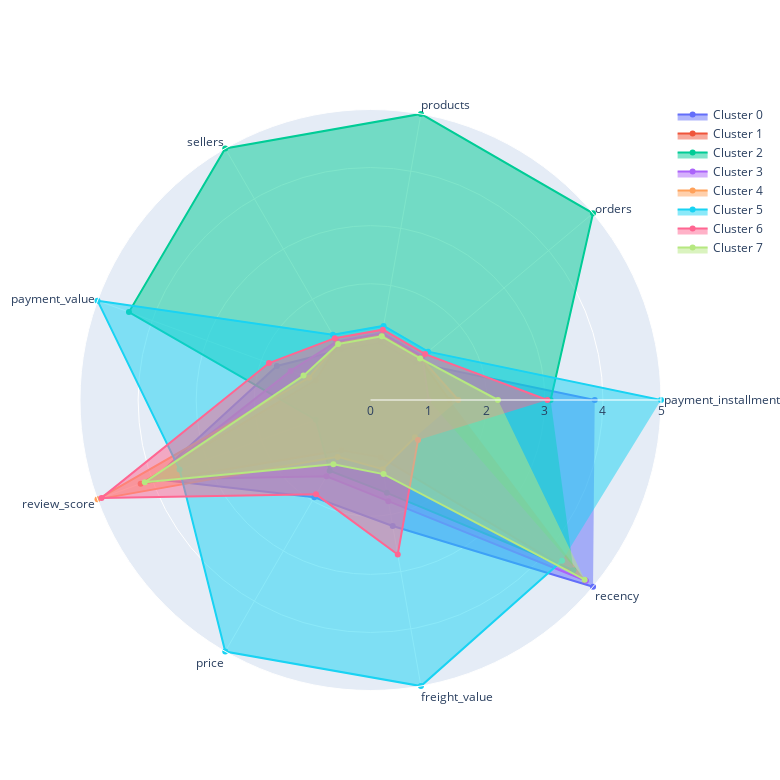

This figure's notebook cell:
### Code cell
# Créer une figure en radar pour chaque cluster
fig = go.Figure()

for cluster, row in df_mms.iterrows():
    values = row.values.tolist()
    

    

    fig.add_trace(go.Scatterpolar(
        r=values,
        theta=num_cols,
        fill='toself',
        name=f'Cluster {cluster}'
    ))

# Mettre en forme la figurenum_cols,
fig.update_layout(
    polar=dict(
        radialaxis=dict(
            visible=True,
            range=[0, 5]
        ),
    ),
    showlegend=True,
    width=780,
    height=780

)

# Afficher la figure
fig.show()
figsize = (60,60)

### Figure 1 — Plotly figure (JSON) as saved in the notebook; plotly's stock layout.template omitted (floating-point values rounded to 4 significant figures)
{"data": [{"fill": "toself", "name": "Cluster 0", "r": [3.859, 1, 1, 1, 1.714, 3.972, 1.932, 2.202, 5.0], "theta": ["payment_installments", "orders", "products", "sellers", "payment_value", "review_score", "price", "freight_value", "recency"], "type": "scatterpolar"}, {"fill": "toself", "name": "Cluster 1", "r": [1.36, 1.104, 1.104, 1.104, 1, 4.21, 1, 1, 4.824], "theta": ["payment_installments", "orders", "products", "sellers", "payment_value", "review_score", "price", "freight_value", "recency"], "type": "scatterpolar"}, {"fill": "toself", "name": "Cluster 2", "r": [3.1, 5, 5, 5, 4.425, 1, 1.406, 1.623, 4.559], "theta": ["payment_installments", "orders", "products", "sellers", "payment_value", "review_score", "price", "freight_value", "recency"], "type": "scatterpolar"}, {"fill": "toself", "name": "Cluster 3", "r": [1, 1.165, 1.165, 1.165, 1.463, 3.995, 1.517, 1.768, 4.841], "theta": ["payment_installments", "orders", "products", "sellers", "payment_value", "review_score", "price", "freight_value", "recency"], "type": "scatterpolar"}, {"fill": "toself", "name": "Cluster 4", "r": [1.51, 1.131, 1.131, 1.131, 1.123, 5, 1.131, 1.21, 1], "theta": ["payment_installments", "orders", "products", "sellers", "payment_value", "review_score", "price", "freight_value", "recency"], "type": "scatterpolar"}, {"fill": "toself", "name": "Cluster 5", "r": [5, 1.295, 1.295, 1.295, 5, 3.498, 5.0, 5, 4.304], "theta": ["payment_installments", "orders", "products", "sellers", "payment_value", "review_score", "price", "freight_value", "recency"], "type": "scatterpolar"}, {"fill": "toself", "name": "Cluster 6", "r": [3.045, 1.229, 1.229, 1.229, 1.859, 4.927, 1.875, 2.701, 1.069], "theta": ["payment_installments", "orders", "products", "sellers", "payment_value", "review_score", "price", "freight_value", "recency"], "type": "scatterpolar"}, {"fill": "toself", "name": "Cluster 7", "r": [2.194, 1.114, 1.114, 1.114, 1.227, 4.135, 1.277, 1.295, 4.812], "theta": ["payment_installments", "orders", "products", "sellers", "payment_value", "review_score", "price", "freight_value", "recency"], "type": "scatterpolar"}], "layout": {"height": 780, "polar": {"radialaxis": {"range": [0, 5], "visible": true}}, "showlegend": true, "width": 780}}
